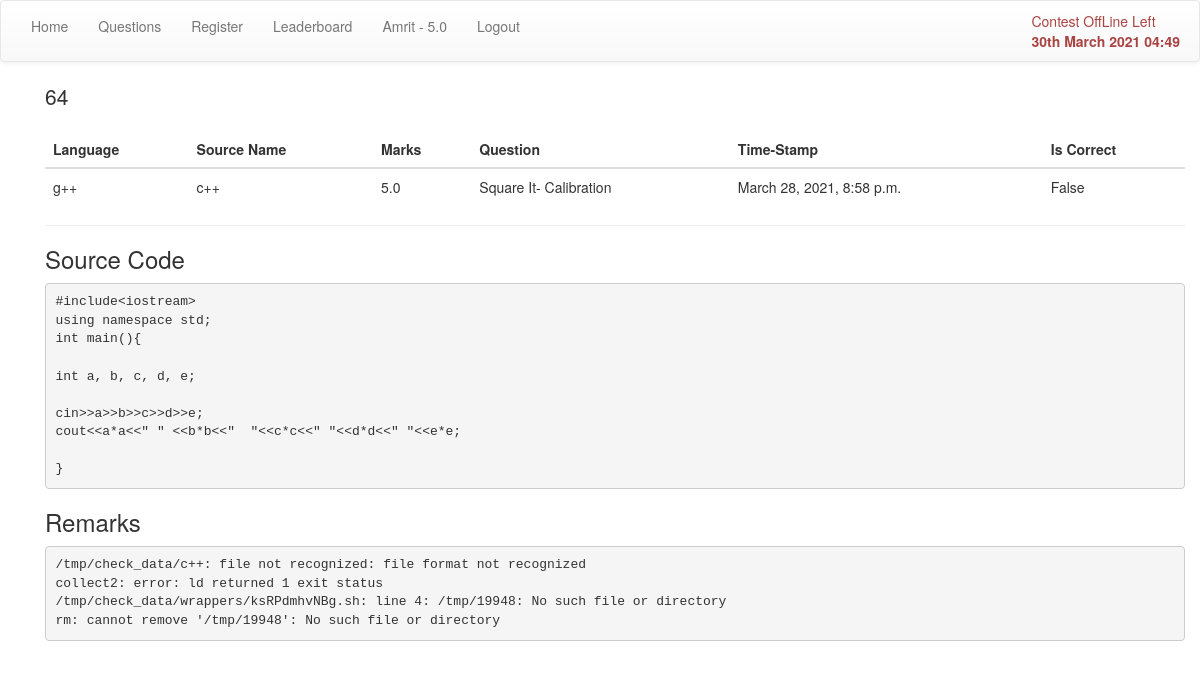
/question/attempt/64/ (signed in), run on the app's committed database.
### question/models.py (models this page shows, shortened)
class Profile(User):
    last_solved = models.DateTimeField(default=now)
    def _get_score(self):
        attempts = Attempt.objects.filter(player=self).filter(correct=True)
        score = attempts.aggregate(models.Sum('marks'))
        print(score, 'score')
        marks = score['marks__sum']
        return marks if marks is not None else 0
    score = property(_get_score)

class Attempt(models.Model):
    player = models.ForeignKey('Profile', related_name='player', on_delete=models.CASCADE)
    question = models.ForeignKey('Question', related_name='question', on_delete=models.CASCADE)
    language = models.ForeignKey('Language', related_name='language', on_delete=models.CASCADE)
    source = models.TextField(null=True)
    source_name = models.CharField(max_length=30,
                                   help_text='Name of source code file',
                                   null=True)
    correct = models.BooleanField(null = True)
    stamp = models.DateTimeField(auto_now_add=True)
    marks = models.FloatField()
    remarks = models.TextField()  # Remarks from the check server go there
    def is_correct(self):
        if self.correct is not None:
            return self.correct

class Language(models.Model):
    def __str__(self):
        return self.name
    name = models.CharField(max_length=100)
    details = models.TextField()
    wrapper = models.FileField(upload_to='wrappers')
    overwrite = models.BooleanField(default=False,
                                    help_text='overwrite required\
                                    for storing the source code')

class Question(models.Model):
    qno = models.IntegerField()
    title = models.CharField(max_length=50)
    text = HTMLField()
    practice = models.BooleanField(default=False)
    score   = models.IntegerField()
    def __str__(self):
        return self.title

### question/views.py (the view)
# urls.py: url(r'^attempt/(?P<att>\d+)/$', attempt, name='attempt'),
def attempt(request, att):
    data, att = {}, int(att)
    template = 'question/attempt.html'
    attempt = get_object_or_404(models.Attempt, pk=att)
    data['attempt'] = attempt
    attempt.is_correct()
    return render(request, template, data)

### contest/context_processors.py (called while the page is built)
def contest_time(request):
    context = {}
    now = timezone.now()
    contest = models.ContestControl.objects.first()
    if contest is None:
        temp = models.ContestControl()
        temp.save()
    contest = models.ContestControl.objects.first()
    if now < contest.start:
        time = contest.start
    elif contest.start <= now <= contest.end:
        time = contest.end
    else:
        time = None
    context['contest_time'] = time
    context['contest_on'] = is_contest_on()
    context['contest_phase'] = contest_phase()
    return context

### contest/functions.py (called while the page is built)
def is_contest_on():
    contest = ContestControl.objects.first()
    now = timezone.now()
    if contest.start <= now <= contest.end:
        return True
    return False

def contest_phase():
    now = timezone.now()
    contest = ContestControl.objects.first()
    if now < contest.start:
        return 'before'
    elif contest.start <= now <= contest.end:
        return 'during'
    elif contest.end < now:
        return 'after'

### question/templates/question/attempt.html (shortened to what this page needs)
{%extends 'base.html'%}
{%block body%}
    <div class='container text-left'>
        <p class='lead'>{{attempt.pk}}</p>
        <div class='table-responsive'>
            <table class='table table-hover'>
                <thead><tr>
                    <th>Language</th>
                    <th>Source Name</th>
                    <th>Marks</th>
                    <th>Question</th>
                    <th>Time-Stamp</th>
                    <th>Is Correct</th>
                </tr></thead>
                <tbody>
                        <tr>
                            <td>{{attempt.language}}</td>
                            <td>{{attempt.source_name}}</td>
                            <td>{{attempt.marks}}</td>
                            <td>{{attempt.question}}</td>
                            <td>{{attempt.stamp}}</td>
                            <td>{{attempt.correct}}</td>
                        </tr>
                </tbody>
            </table>
            <hr>
            <h3>Source Code</h3>
            <pre>{{attempt.source}}</pre>
            <h3>Remarks</h3>
            <pre>{{attempt.remarks}}</pre>
        </div>
        </div>
    </div>
{%endblock%}

### templates/base.html (shortened to what this page needs)
<!DOCTYPE html>
<html lang='en'>
    <head>
    {%load static%}
    {%load bootstrap%}
    <link rel="stylesheet" href='{% static "/bootstrap.min.css" %}'>
    <link rel="stylesheet" href={% static '/bootstrap-theme.min.css' %}>
    </head>
    <body>
        <nav class='navbar navbar-default' role='navigation'>
        <div class='collapse navbar-collapse' id='navbar-collapse-1'>
            <ul class='nav navbar-nav'>
                <li><a href={% url 'home' %}>Home</a></li>
                <li><a href={% url 'question:home' %}>Questions</a></li>
                <li><a href={% url 'register' %}>Register</a></li>
                <li><a href={% url 'question:leaderboard'%}>Leaderboard</a></li>
                {% if request.user.is_authenticated %}
                <li><a> {{user.profile}} - {{user.profile.score}}</a> </li>
                <li><a href={% url 'logout' %}>Logout</a>
                {% else %}
                <li><a> Unregistered User</a></li>
                <li> <a href={% url "login"%}>Login</a>
                {% endif %}
            </ul>
            <ul class='nav navbar-right'>
                <li> {% if contest_on %}
                    <a class='text-success'>Contest Online
                     {%else%}
                    <a class='text-danger'>Contest OffLine
                     {%endif%}
                     {{contest_time | timeuntil}} Left<br>
                     <b id='time'>{% now "jS F Y H:i"%}</b>&nbsp;</a>
                </li>
            </ul>
        </div>
        </nav>
    <div class='container'>
    {%block body%}
    {%endblock%}
    </body>
</html>

### data on the page
Attempt: pk "64", language "g++", source_name "c++", marks "5.0", question "Square It- Calibration", stamp "March 28, 2021, 8:58 p.m.", correct "False", source "#include<iostream> using namespace std; int main(){ int a, b, c, d, e; cin>>a>>b>>c>>d>>e; cout<<a*a<<\" \" <<b*b<<\" \"<<c*c<<\" \"<<d*d<<\" \"<<e*e; }", remarks "/tmp/check_data/c++: file not recognized: file format not recognized collect2: error: ld returned 1 exit status /tmp/check_data/wrappers/ksRPdmhvNBg.sh: line 4: /tmp/19948: No such file or directory rm: cannot remove '/tmp/19948': No such file or directory"

### other printed values
{{ user.profile }} "Amrit"
{{ user.profile.score }} "5.0"
